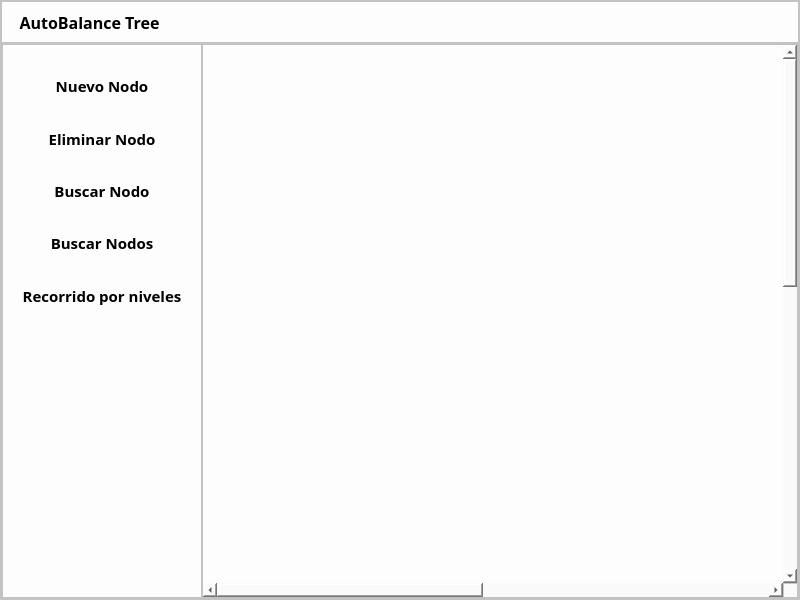
<?xml version="1.0" encoding="UTF-8"?>
<ui version="4.0">
 <class>MainWindow</class>
 <widget class="QMainWindow" name="MainWindow">
  <property name="geometry">
   <rect>
    <x>0</x>
    <y>0</y>
    <width>800</width>
    <height>600</height>
   </rect>
  </property>
  <property name="minimumSize">
   <size>
    <width>0</width>
    <height>50</height>
   </size>
  </property>
  <property name="windowTitle">
   <string>MainWindow</string>
  </property>
  <widget class="QWidget" name="centralwidget">
   <property name="styleSheet">
    <string notr="true">background-color: rgb(253, 253, 253);</string>
   </property>
   <layout class="QVBoxLayout" name="verticalLayout">
    <property name="spacing">
     <number>0</number>
    </property>
    <property name="leftMargin">
     <number>0</number>
    </property>
    <property name="topMargin">
     <number>0</number>
    </property>
    <property name="rightMargin">
     <number>0</number>
    </property>
    <property name="bottomMargin">
     <number>0</number>
    </property>
    <item>
     <widget class="QFrame" name="frame">
      <property name="styleSheet">
       <string notr="true">QPushButton{
border:none;
}</string>
      </property>
      <property name="frameShape">
       <enum>QFrame::StyledPanel</enum>
      </property>
      <property name="frameShadow">
       <enum>QFrame::Raised</enum>
      </property>
      <layout class="QVBoxLayout" name="verticalLayout_2">
       <property name="spacing">
        <number>0</number>
       </property>
       <property name="leftMargin">
        <number>0</number>
       </property>
       <property name="topMargin">
        <number>0</number>
       </property>
       <property name="rightMargin">
        <number>0</number>
       </property>
       <property name="bottomMargin">
        <number>0</number>
       </property>
       <item>
        <widget class="QFrame" name="frame_2">
         <property name="minimumSize">
          <size>
           <width>100</width>
           <height>0</height>
          </size>
         </property>
         <property name="maximumSize">
          <size>
           <width>16777215</width>
           <height>50</height>
          </size>
         </property>
         <property name="frameShape">
          <enum>QFrame::StyledPanel</enum>
         </property>
         <property name="frameShadow">
          <enum>QFrame::Raised</enum>
         </property>
         <layout class="QHBoxLayout" name="horizontalLayout_3">
          <property name="spacing">
           <number>0</number>
          </property>
          <property name="leftMargin">
           <number>0</number>
          </property>
          <property name="topMargin">
           <number>0</number>
          </property>
          <property name="rightMargin">
           <number>0</number>
          </property>
          <property name="bottomMargin">
           <number>0</number>
          </property>
          <item>
           <layout class="QHBoxLayout" name="horizontalLayout_2">
            <property name="spacing">
             <number>0</number>
            </property>
            <item>
             <widget class="QPushButton" name="Inicio">
              <property name="minimumSize">
               <size>
                <width>175</width>
                <height>40</height>
               </size>
              </property>
              <property name="maximumSize">
               <size>
                <width>150</width>
                <height>181</height>
               </size>
              </property>
              <property name="font">
               <font>
                <family>Bahnschrift SemiBold</family>
                <pointsize>12</pointsize>
                <weight>75</weight>
                <bold>true</bold>
               </font>
              </property>
              <property name="cursor">
               <cursorShape>PointingHandCursor</cursorShape>
              </property>
              <property name="text">
               <string>AutoBalance Tree</string>
              </property>
              <property name="icon">
               <iconset>
                <normaloff>Algoritmos/PYTHON/AutoBalanced_Tree/Imagenes/Tree-removebg-preview.png</normaloff>Algoritmos/PYTHON/AutoBalanced_Tree/Imagenes/Tree-removebg-preview.png</iconset>
              </property>
              <property name="iconSize">
               <size>
                <width>40</width>
                <height>40</height>
               </size>
              </property>
             </widget>
            </item>
            <item>
             <spacer name="horizontalSpacer">
              <property name="orientation">
               <enum>Qt::Horizontal</enum>
              </property>
              <property name="sizeHint" stdset="0">
               <size>
                <width>40</width>
                <height>20</height>
               </size>
              </property>
             </spacer>
            </item>
           </layout>
          </item>
         </layout>
        </widget>
       </item>
       <item>
        <widget class="QFrame" name="frame_3">
         <property name="frameShape">
          <enum>QFrame::StyledPanel</enum>
         </property>
         <property name="frameShadow">
          <enum>QFrame::Raised</enum>
         </property>
         <layout class="QHBoxLayout" name="horizontalLayout">
          <property name="spacing">
           <number>0</number>
          </property>
          <property name="leftMargin">
           <number>0</number>
          </property>
          <property name="topMargin">
           <number>0</number>
          </property>
          <property name="rightMargin">
           <number>0</number>
          </property>
          <property name="bottomMargin">
           <number>0</number>
          </property>
          <item>
           <widget class="QFrame" name="frame_4">
            <property name="minimumSize">
             <size>
              <width>200</width>
              <height>0</height>
             </size>
            </property>
            <property name="maximumSize">
             <size>
              <width>200</width>
              <height>16777215</height>
             </size>
            </property>
            <property name="frameShape">
             <enum>QFrame::StyledPanel</enum>
            </property>
            <property name="frameShadow">
             <enum>QFrame::Raised</enum>
            </property>
            <layout class="QVBoxLayout" name="verticalLayout_5">
             <property name="spacing">
              <number>0</number>
             </property>
             <property name="leftMargin">
              <number>0</number>
             </property>
             <property name="topMargin">
              <number>0</number>
             </property>
             <property name="rightMargin">
              <number>0</number>
             </property>
             <property name="bottomMargin">
              <number>0</number>
             </property>
             <item>
              <layout class="QVBoxLayout" name="verticalLayout_4">
               <property name="spacing">
                <number>0</number>
               </property>
               <item>
                <spacer name="verticalSpacer_2">
                 <property name="orientation">
                  <enum>Qt::Vertical</enum>
                 </property>
                 <property name="sizeHint" stdset="0">
                  <size>
                   <width>20</width>
                   <height>40</height>
                  </size>
                 </property>
                </spacer>
               </item>
               <item>
                <layout class="QVBoxLayout" name="verticalLayout_3">
                 <property name="spacing">
                  <number>0</number>
                 </property>
                 <item>
                  <widget class="QPushButton" name="New_Node">
                   <property name="font">
                    <font>
                     <family>Bahnschrift SemiBold</family>
                     <pointsize>11</pointsize>
                     <weight>75</weight>
                     <bold>true</bold>
                    </font>
                   </property>
                   <property name="text">
                    <string>Nuevo Nodo</string>
                   </property>
                  </widget>
                 </item>
                 <item>
                  <spacer name="verticalSpacer">
                   <property name="orientation">
                    <enum>Qt::Vertical</enum>
                   </property>
                   <property name="sizeHint" stdset="0">
                    <size>
                     <width>20</width>
                     <height>40</height>
                    </size>
                   </property>
                  </spacer>
                 </item>
                 <item>
                  <widget class="QPushButton" name="Deleted_Node">
                   <property name="font">
                    <font>
                     <family>Bahnschrift SemiBold</family>
                     <pointsize>11</pointsize>
                     <weight>75</weight>
                     <bold>true</bold>
                    </font>
                   </property>
                   <property name="text">
                    <string>Eliminar Nodo</string>
                   </property>
                  </widget>
                 </item>
                </layout>
               </item>
               <item>
                <spacer name="verticalSpacer_4">
                 <property name="orientation">
                  <enum>Qt::Vertical</enum>
                 </property>
                 <property name="sizeHint" stdset="0">
                  <size>
                   <width>20</width>
                   <height>40</height>
                  </size>
                 </property>
                </spacer>
               </item>
               <item>
                <widget class="QPushButton" name="Search_Node">
                 <property name="font">
                  <font>
                   <family>Bahnschrift SemiBold</family>
                   <pointsize>11</pointsize>
                   <weight>75</weight>
                   <bold>true</bold>
                  </font>
                 </property>
                 <property name="text">
                  <string>Buscar Nodo</string>
                 </property>
                </widget>
               </item>
               <item>
                <spacer name="verticalSpacer_5">
                 <property name="orientation">
                  <enum>Qt::Vertical</enum>
                 </property>
                 <property name="sizeHint" stdset="0">
                  <size>
                   <width>20</width>
                   <height>40</height>
                  </size>
                 </property>
                </spacer>
               </item>
               <item>
                <widget class="QPushButton" name="Search_Nodes">
                 <property name="font">
                  <font>
                   <family>Bahnschrift SemiBold</family>
                   <pointsize>11</pointsize>
                   <weight>75</weight>
                   <bold>true</bold>
                  </font>
                 </property>
                 <property name="text">
                  <string>Buscar Nodos</string>
                 </property>
                </widget>
               </item>
               <item>
                <spacer name="verticalSpacer_6">
                 <property name="orientation">
                  <enum>Qt::Vertical</enum>
                 </property>
                 <property name="sizeHint" stdset="0">
                  <size>
                   <width>20</width>
                   <height>40</height>
                  </size>
                 </property>
                </spacer>
               </item>
               <item>
                <widget class="QPushButton" name="Levels">
                 <property name="font">
                  <font>
                   <family>Bahnschrift SemiBold</family>
                   <pointsize>11</pointsize>
                   <weight>75</weight>
                   <bold>true</bold>
                  </font>
                 </property>
                 <property name="text">
                  <string>Recorrido por niveles</string>
                 </property>
                </widget>
               </item>
               <item>
                <spacer name="verticalSpacer_3">
                 <property name="orientation">
                  <enum>Qt::Vertical</enum>
                 </property>
                 <property name="sizeHint" stdset="0">
                  <size>
                   <width>20</width>
                   <height>300</height>
                  </size>
                 </property>
                </spacer>
               </item>
              </layout>
             </item>
            </layout>
           </widget>
          </item>
          <item>
           <widget class="QFrame" name="frame_5">
            <property name="styleSheet">
             <string notr="true">border-color: rgb(0, 0, 0, 0);
background-color: rgb(250, 250, 250);</string>
            </property>
            <property name="frameShape">
             <enum>QFrame::StyledPanel</enum>
            </property>
            <property name="frameShadow">
             <enum>QFrame::Raised</enum>
            </property>
            <layout class="QVBoxLayout" name="verticalLayout_6">
             <property name="spacing">
              <number>0</number>
             </property>
             <property name="leftMargin">
              <number>0</number>
             </property>
             <property name="topMargin">
              <number>0</number>
             </property>
             <property name="rightMargin">
              <number>0</number>
             </property>
             <property name="bottomMargin">
              <number>0</number>
             </property>
             <item>
              <widget class="QStackedWidget" name="stackedWidget">
               <property name="currentIndex">
                <number>0</number>
               </property>
               <widget class="QWidget" name="Principal">
                <layout class="QVBoxLayout" name="verticalLayout_7">
                 <property name="spacing">
                  <number>0</number>
                 </property>
                 <property name="leftMargin">
                  <number>0</number>
                 </property>
                 <property name="topMargin">
                  <number>0</number>
                 </property>
                 <property name="rightMargin">
                  <number>0</number>
                 </property>
                 <property name="bottomMargin">
                  <number>0</number>
                 </property>
                 <item>
                  <widget class="QScrollArea" name="scrollArea">
                   <property name="styleSheet">
                    <string notr="true">border:None;</string>
                   </property>
                   <property name="widgetResizable">
                    <bool>true</bool>
                   </property>
                   <widget class="QWidget" name="scrollAreaWidgetContents_2">
                    <property name="geometry">
                     <rect>
                      <x>0</x>
                      <y>0</y>
                      <width>1200</width>
                      <height>1200</height>
                     </rect>
                    </property>
                    <property name="minimumSize">
                     <size>
                      <width>1200</width>
                      <height>1200</height>
                     </size>
                    </property>
                    <property name="styleSheet">
                     <string notr="true">background-color: rgb(253, 253, 253);</string>
                    </property>
                    <layout class="QVBoxLayout" name="verticalLayout_8">
                     <property name="spacing">
                      <number>0</number>
                     </property>
                     <property name="leftMargin">
                      <number>0</number>
                     </property>
                     <property name="topMargin">
                      <number>0</number>
                     </property>
                     <property name="rightMargin">
                      <number>0</number>
                     </property>
                     <property name="bottomMargin">
                      <number>0</number>
                     </property>
                     <item>
                      <widget class="QFrame" name="frame_6">
                       <property name="cursor">
                        <cursorShape>PointingHandCursor</cursorShape>
                       </property>
                       <property name="frameShape">
                        <enum>QFrame::StyledPanel</enum>
                       </property>
                       <property name="frameShadow">
                        <enum>QFrame::Raised</enum>
                       </property>
                      </widget>
                     </item>
                    </layout>
                   </widget>
                  </widget>
                 </item>
                </layout>
               </widget>
               <widget class="QWidget" name="Agregar">
                <layout class="QVBoxLayout" name="verticalLayout_9">
                 <property name="spacing">
                  <number>0</number>
                 </property>
                 <property name="leftMargin">
                  <number>0</number>
                 </property>
                 <property name="topMargin">
                  <number>0</number>
                 </property>
                 <property name="rightMargin">
                  <number>0</number>
                 </property>
                 <property name="bottomMargin">
                  <number>0</number>
                 </property>
                 <item>
                  <widget class="QFrame" name="frame_7">
                   <property name="frameShape">
                    <enum>QFrame::StyledPanel</enum>
                   </property>
                   <property name="frameShadow">
                    <enum>QFrame::Raised</enum>
                   </property>
                  </widget>
                 </item>
                </layout>
               </widget>
               <widget class="QWidget" name="Eliminar">
                <layout class="QVBoxLayout" name="verticalLayout_10">
                 <property name="spacing">
                  <number>0</number>
                 </property>
                 <property name="leftMargin">
                  <number>0</number>
                 </property>
                 <property name="topMargin">
                  <number>0</number>
                 </property>
                 <property name="rightMargin">
                  <number>0</number>
                 </property>
                 <property name="bottomMargin">
                  <number>0</number>
                 </property>
                 <item>
                  <widget class="QFrame" name="frame_8">
                   <property name="frameShape">
                    <enum>QFrame::StyledPanel</enum>
                   </property>
                   <property name="frameShadow">
                    <enum>QFrame::Raised</enum>
                   </property>
                  </widget>
                 </item>
                </layout>
               </widget>
               <widget class="QWidget" name="Buscar_Nodo">
                <layout class="QVBoxLayout" name="verticalLayout_11">
                 <property name="spacing">
                  <number>0</number>
                 </property>
                 <property name="leftMargin">
                  <number>0</number>
                 </property>
                 <property name="topMargin">
                  <number>0</number>
                 </property>
                 <property name="rightMargin">
                  <number>0</number>
                 </property>
                 <property name="bottomMargin">
                  <number>0</number>
                 </property>
                 <item>
                  <widget class="QFrame" name="frame_9">
                   <property name="frameShape">
                    <enum>QFrame::StyledPanel</enum>
                   </property>
                   <property name="frameShadow">
                    <enum>QFrame::Raised</enum>
                   </property>
                  </widget>
                 </item>
                </layout>
               </widget>
               <widget class="QWidget" name="Buscar_Nodos">
                <layout class="QVBoxLayout" name="verticalLayout_12">
                 <property name="spacing">
                  <number>0</number>
                 </property>
                 <property name="leftMargin">
                  <number>0</number>
                 </property>
                 <property name="topMargin">
                  <number>0</number>
                 </property>
                 <property name="rightMargin">
                  <number>0</number>
                 </property>
                 <property name="bottomMargin">
                  <number>0</number>
                 </property>
                 <item>
                  <widget class="QFrame" name="frame_10">
                   <property name="frameShape">
                    <enum>QFrame::StyledPanel</enum>
                   </property>
                   <property name="frameShadow">
                    <enum>QFrame::Raised</enum>
                   </property>
                  </widget>
                 </item>
                </layout>
               </widget>
               <widget class="QWidget" name="Recorrido_Niveles">
                <layout class="QVBoxLayout" name="verticalLayout_13">
                 <property name="spacing">
                  <number>0</number>
                 </property>
                 <property name="leftMargin">
                  <number>0</number>
                 </property>
                 <property name="topMargin">
                  <number>0</number>
                 </property>
                 <property name="rightMargin">
                  <number>0</number>
                 </property>
                 <property name="bottomMargin">
                  <number>0</number>
                 </property>
                 <item>
                  <widget class="QFrame" name="frame_11">
                   <property name="frameShape">
                    <enum>QFrame::StyledPanel</enum>
                   </property>
                   <property name="frameShadow">
                    <enum>QFrame::Raised</enum>
                   </property>
                  </widget>
                 </item>
                </layout>
               </widget>
              </widget>
             </item>
            </layout>
           </widget>
          </item>
         </layout>
        </widget>
       </item>
      </layout>
     </widget>
    </item>
   </layout>
  </widget>
 </widget>
 <resources/>
 <connections/>
</ui>
